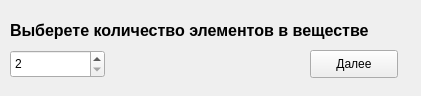
<?xml version="1.0" encoding="UTF-8"?>
<ui version="4.0">
 <class>Form</class>
 <widget class="QWidget" name="Form">
  <property name="geometry">
   <rect>
    <x>0</x>
    <y>0</y>
    <width>421</width>
    <height>96</height>
   </rect>
  </property>
  <property name="windowTitle">
   <string>Вывод формулы по массовым долям</string>
  </property>
  <widget class="QSpinBox" name="spinBox">
   <property name="geometry">
    <rect>
     <x>10</x>
     <y>50</y>
     <width>95</width>
     <height>28</height>
    </rect>
   </property>
   <property name="minimum">
    <number>2</number>
   </property>
   <property name="maximum">
    <number>5</number>
   </property>
  </widget>
  <widget class="QLabel" name="label">
   <property name="geometry">
    <rect>
     <x>10</x>
     <y>20</y>
     <width>400</width>
     <height>20</height>
    </rect>
   </property>
   <property name="font">
    <font>
     <pointsize>12</pointsize>
     <weight>75</weight>
     <bold>true</bold>
    </font>
   </property>
   <property name="text">
    <string>Выберете количество элементов в веществе</string>
   </property>
  </widget>
  <widget class="QPushButton" name="pushButton">
   <property name="geometry">
    <rect>
     <x>310</x>
     <y>50</y>
     <width>88</width>
     <height>28</height>
    </rect>
   </property>
   <property name="text">
    <string>Далее</string>
   </property>
  </widget>
 </widget>
 <resources/>
 <connections/>
</ui>
